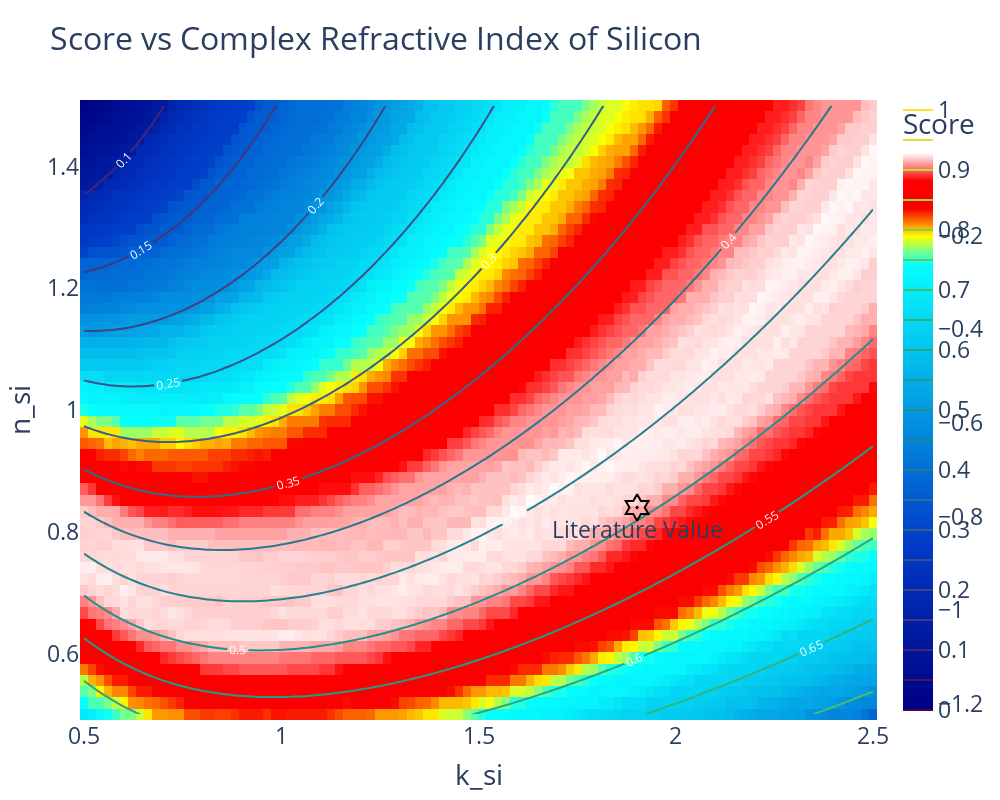

Notebook cell for this chart:
### Code cell
import pandas as pd
import plotly.graph_objects as go
import numpy as np

# Constants
noreflector_pte_8 = 0.001405
noreflector_pte_4 = 0.00129
A_alpha_8 = 2.1  # alpha amplitude ratio
A_alpha_4 = 1.8

lit_value = (1.902, 0.8398)


# Load the CSV file
df = pd.read_csv(
    "./Chroma-Scripts/si-index-of-refraction-sweep/complex_n_silicon_2dsweep_v2.csv"
)

# Extract the data
k_si = df["k_si"].unique()
n_si = df["n_si"].unique()
pte_8 = df["pte_8"].values.reshape(len(k_si), len(n_si)).T
pte_4 = df["pte_4"].values.reshape(len(k_si), len(n_si)).T

# Calculate the score
score = -(
    (A_alpha_8 - pte_8 / noreflector_pte_8) ** 2
    + (A_alpha_4 - pte_4 / noreflector_pte_4) ** 2
)


# Find the minimum and maximum scores
score_min = np.min(score)
score_max = np.max(score)

# Create a custom color scale
# This will create a sharp gradient near the maximum (which is close to 0 in your case)
colors = [
    (0, "rgb(0,0,130)"),
    (0.3, "rgb(0,60,200)"),
    # (0.5, "rgb(0, 255, 0)"),
    (0.8, "rgb(5,255,255)"),
    (0.85, "rgb(255,255,0)"),
    (0.9, "rgb(250,0,0)"),
    (0.95, "rgb(255,0,0)"),
    (1, "rgb(255,255,255)"),
]

# Create the heatmap
fig = go.Figure(
    data=go.Heatmap(
        z=score,
        x=k_si,
        y=n_si,
        colorscale=colors,
        colorbar=dict(title="Score"),
        zmin=score_min,
        zmax=score_max,
    )
)

fig.add_trace(
    go.Scatter(
        x=[lit_value[0]],
        y=[lit_value[1]],
        mode="markers+text",
        marker=dict(
            size=20,
            color="black",
            line=dict(width=2, color="black"),
            symbol="hexagram-open-dot",
        ),
        name="Literature Value",
        text=["Literature Value"],
        textposition="bottom center",
    )
)

K, N = np.meshgrid(k_si, n_si)

# Calculate reflectance for all combinations
R_s, R_p, R_avg = reflectance(0.866, N, K)

fig.add_trace(
    go.Contour(
        z=R_avg,
        x=k_si,
        y=n_si,
        contours=dict(
            start=0,
            end=1,
            size=0.05,
            coloring="lines",
            showlabels=True,
            labelfont=dict(size=12, color="white"),
        ),
        # colorbar=dict(title="Reflectance"),
        line=dict(width=2),
        colorscale="Viridis",
    )
)

# Update the layout
fig.update_layout(
    title="Score vs Complex Refractive Index of Silicon",
    xaxis_title="k_si",
    yaxis_title="n_si",
    width=1000,
    height=800,
    font=dict(size=23),
)

# Show the plot
fig.show()

# Find the maximum score and its corresponding n_si and k_si
max_score = np.max(score)
max_index = np.unravel_index(score.argmax(), score.shape)
best_n_si = n_si[max_index[0]]
best_k_si = k_si[max_index[1]]

print(f"Best score: {max_score:.6f}")
print(f"Best n_si: {best_n_si:.6f}")
print(f"Best k_si: {best_k_si:.6f}")

### Figure 1 — Plotly figure (JSON) as saved in the notebook; plotly's stock layout.template omitted (floating-point values rounded to 4 significant figures; data arrays with more than 128 entries replaced by an {"elided": "..."} marker saying what was removed)
{"data": [{"colorbar": {"title": {"text": "Score"}}, "colorscale": [[0, "rgb(0,0,130)"], [0.3, "rgb(0,60,200)"], [0.8, "rgb(5,255,255)"], [0.85, "rgb(255,255,0)"], [0.9, "rgb(250,0,0)"], [0.95, "rgb(255,0,0)"], [1, "rgb(255,255,255)"]], "type": "heatmap", "x": [0.5, 0.5202, 0.5404, 0.5606, 0.5808, 0.601, 0.6212, 0.6414, 0.6616, 0.6818, 0.702, 0.7222, 0.7424, 0.7626, 0.7828, 0.803, 0.8232, 0.8434, 0.8636, 0.8838, 0.904, 0.9242, 0.9444, 0.9646, 0.9848, 1.005, 1.025, 1.045, 1.066, 1.086, 1.106, 1.126, 1.146, 1.167, 1.187, 1.207, 1.227, 1.247, 1.268, 1.288, 1.308, 1.328, 1.348, 1.369, 1.389, 1.409, 1.429, 1.449, 1.47, 1.49, 1.51, 1.53, 1.551, 1.571, 1.591, 1.611, 1.631, 1.652, 1.672, 1.692, 1.712, 1.732, 1.753, 1.773, 1.793, 1.813, 1.833, 1.854, 1.874, 1.894, 1.914, 1.934, 1.955, 1.975, 1.995, 2.015, 2.035, 2.056, 2.076, 2.096, 2.116, 2.136, 2.157, 2.177, 2.197, 2.217, 2.237, 2.258, 2.278, 2.298, 2.318, 2.338, 2.359, 2.379, 2.399, 2.419, 2.439, 2.46, 2.48, 2.5], "y": [0.5, 0.5185, 0.537, 0.5556, 0.5741, 0.5926, 0.6111, 0.6296, 0.6481, 0.6667, 0.6852, 0.7037, 0.7222, 0.7407, 0.7593, 0.7778, 0.7963, 0.8148, 0.8333, 0.8519, 0.8704, 0.8889, 0.9074, 0.9259, 0.9444, 0.963, 0.9815, 1, 1.019, 1.037, 1.056, 1.074, 1.093, 1.111, 1.13, 1.148, 1.167, 1.185, 1.204, 1.222, 1.241, 1.259, 1.278, 1.296, 1.315, 1.333, 1.352, 1.37, 1.389, 1.407, 1.426, 1.444, 1.463, 1.481, 1.5], "z": {"elided": "55x100 float values"}, "zmax": -0.023, "zmin": -1.214}, {"marker": {"color": "black", "line": {"color": "black", "width": 2}, "size": 20, "symbol": "hexagram-open-dot"}, "mode": "markers+text", "name": "Literature Value", "text": ["Literature Value"], "textposition": "bottom center", "type": "scatter", "x": [1.902], "y": [0.8398]}, {"colorscale": [[0, "#440154"], [0.1111, "#482878"], [0.2222, "#3e4989"], [0.3333, "#31688e"], [0.4444, "#26828e"], [0.5556, "#1f9e89"], [0.6667, "#35b779"], [0.7778, "#6ece58"], [0.8889, "#b5de2b"], [1, "#fde725"]], "contours": {"coloring": "lines", "end": 1, "labelfont": {"color": "white", "size": 12}, "showlabels": true, "size": 0.05, "start": 0}, "line": {"width": 2}, "type": "contour", "x": [0.5, 0.5202, 0.5404, 0.5606, 0.5808, 0.601, 0.6212, 0.6414, 0.6616, 0.6818, 0.702, 0.7222, 0.7424, 0.7626, 0.7828, 0.803, 0.8232, 0.8434, 0.8636, 0.8838, 0.904, 0.9242, 0.9444, 0.9646, 0.9848, 1.005, 1.025, 1.045, 1.066, 1.086, 1.106, 1.126, 1.146, 1.167, 1.187, 1.207, 1.227, 1.247, 1.268, 1.288, 1.308, 1.328, 1.348, 1.369, 1.389, 1.409, 1.429, 1.449, 1.47, 1.49, 1.51, 1.53, 1.551, 1.571, 1.591, 1.611, 1.631, 1.652, 1.672, 1.692, 1.712, 1.732, 1.753, 1.773, 1.793, 1.813, 1.833, 1.854, 1.874, 1.894, 1.914, 1.934, 1.955, 1.975, 1.995, 2.015, 2.035, 2.056, 2.076, 2.096, 2.116, 2.136, 2.157, 2.177, 2.197, 2.217, 2.237, 2.258, 2.278, 2.298, 2.318, 2.338, 2.359, 2.379, 2.399, 2.419, 2.439, 2.46, 2.48, 2.5], "y": [0.5, 0.5185, 0.537, 0.5556, 0.5741, 0.5926, 0.6111, 0.6296, 0.6481, 0.6667, 0.6852, 0.7037, 0.7222, 0.7407, 0.7593, 0.7778, 0.7963, 0.8148, 0.8333, 0.8519, 0.8704, 0.8889, 0.9074, 0.9259, 0.9444, 0.963, 0.9815, 1, 1.019, 1.037, 1.056, 1.074, 1.093, 1.111, 1.13, 1.148, 1.167, 1.185, 1.204, 1.222, 1.241, 1.259, 1.278, 1.296, 1.315, 1.333, 1.352, 1.37, 1.389, 1.407, 1.426, 1.444, 1.463, 1.481, 1.5], "z": {"elided": "55x100 float values"}}], "layout": {"font": {"size": 23}, "height": 800, "title": {"text": "Score vs Complex Refractive Index of Silicon"}, "width": 1000, "xaxis": {"title": {"text": "k_si"}}, "yaxis": {"title": {"text": "n_si"}}}}
